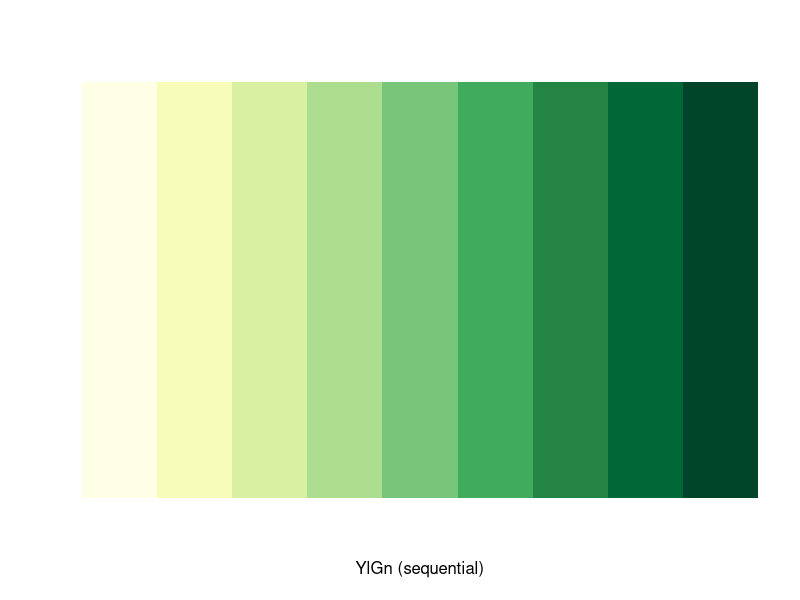
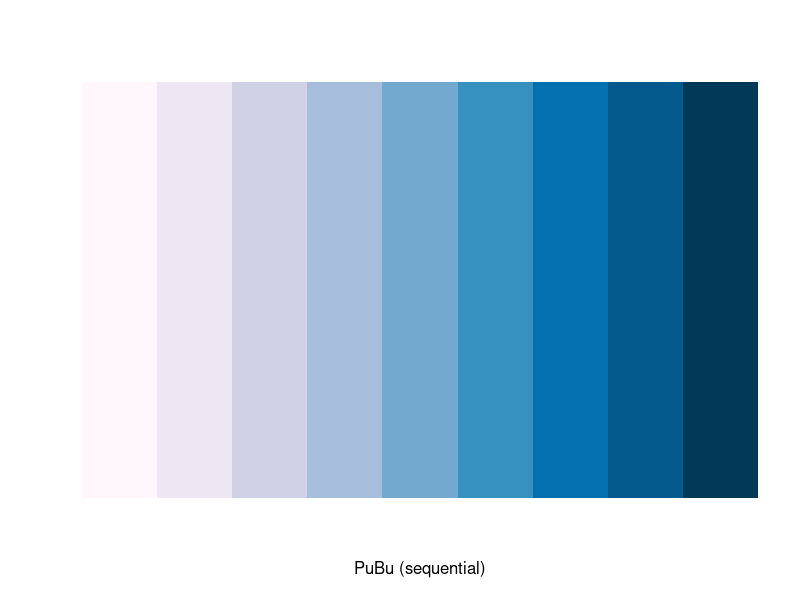

Write R code to recreate these figures, in order. (Note: this script raises an error after producing the figures.)
# Gütefunktion

library(RColorBrewer)
brewer.pal(9, "YlGn")
brewer.pal(9, "PuBu")
display.brewer.pal(9, "YlGn")
display.brewer.pal(9, "PuBu")

group.colors <- c("hurdle-QAP" = "#006837", hurdle = "#41AB5D", "poisson-QAP" = "#045A8D", poisson = "#3690C0")

#------ binDist ---------------------------------------------------------

# hurdleQap
v1 <- unlist(list.select(allpvalues_hurdleQap, xbin_dist$pgreq))
v2 <- unlist(list.select(allpvalues_hurdleQap, xbin_dist$pleeq))
p_bin_dist <- ifelse(v1 < v2, v1, v2)*2

dat <- as.data.frame(cbind("coef" = unlist(list.select(allcoefs, beta_binDist)), p_bin_dist)) 
dat$coef_cat <- cut(dat$coef, 
                    breaks =  c(-0.0032, -0.0028, -0.0024, -0.0021, -0.0019, -0.0016, -0.0013, -0.0010, -0.0007, -0.0004, -0.0002, -0.00001, 
                                0.00001, 0.0002, 0.0004, 0.0007, 0.0010, 0.0013, 0.0016, 0.0019, 0.0021, 0.0024, 0.0028, 0.0032))

dat$sig <- ifelse(dat$p_bin_dist <= 0.05, 1, 0)
dat2 <- dat %>% arrange(coef_cat) %>% group_by(coef_cat) %>%
  summarize(count_all = n(), count_sig = sum(sig == 1)) %>%
  mutate(prop = count_sig/count_all)
dat2$model <- "hurdle-QAP"

# hurdle
p_bin_dist <- unlist(list.select(allpvalues_hurdle, bin_dist))

dat <- as.data.frame(cbind("coef" = unlist(list.select(allcoefs, beta_binDist)), p_bin_dist)) 
dat$coef_cat <- cut(dat$coef, 
                    breaks =  c(-0.0032, -0.0028, -0.0024, -0.0021, -0.0019, -0.0016, -0.0013, -0.0010, -0.0007, -0.0004, -0.0002, -0.00001, 
                                0.00001, 0.0002, 0.0004, 0.0007, 0.0010, 0.0013, 0.0016, 0.0019, 0.0021, 0.0024, 0.0028, 0.0032))

dat$sig <- ifelse(dat$p_bin_dist <= 0.05, 1, 0)

dat3 <- dat %>% arrange(coef_cat) %>% group_by(coef_cat) %>%
  summarize(count_all = n(), count_sig = sum(sig == 1)) %>%
  mutate(prop = count_sig/count_all)
dat3$model <- "hurdle"

catData <- full_join(dat2, dat3)


guete_binDist <- ggplot(catData, aes(x = coef_cat, y = prop, col = model, group = model)) +
  geom_point() +
  geom_line() +
  theme_bw() +
  labs(title = bquote(beta[binDist]), x = "", y = "Fraction of significant p-values") +
  theme(axis.text.x = element_text(angle = 90, vjust = 0.5, hjust=1),
        axis.text = element_text(size = rel(1.2)),
        legend.position = "none",
        axis.title = element_text(size = rel(1.5)),
        plot.title = element_text(size = rel(1.8))) +
  geom_hline(yintercept = 0.05, lty = "dashed", col = "red", size = 1.1) +
  scale_color_manual(values = group.colors)



#------ binPub ---------------------------------------------------------

# hurdleQap
v1 <- unlist(list.select(allpvalues_hurdleQap, xbin_pub$pgreq))
v2 <- unlist(list.select(allpvalues_hurdleQap, xbin_pub$pleeq))
p_bin_pub <- ifelse(v1 < v2, v1, v2)*2


dat <- as.data.frame(cbind("coef" = unlist(list.select(allcoefs, beta_binPub)), p_bin_pub)) 
dat$coef_cat <- cut(dat$coef, 
                    breaks =  c(-0.0032, -0.0028, -0.0024, -0.0021, -0.0019, -0.0016, -0.0013, -0.0010, -0.0007, -0.0004, -0.0002, -0.00001, 
                                0.00001, 0.0002, 0.0004, 0.0007, 0.0010, 0.0013, 0.0016, 0.0019, 0.0021, 0.0024, 0.0028, 0.0032))

dat$sig <- ifelse(dat$p_bin_pub <= 0.05, 1, 0)
dat2 <- dat %>% arrange(coef_cat) %>% group_by(coef_cat) %>%
  summarize(count_all = n(), count_sig = sum(sig == 1)) %>%
  mutate(prop = count_sig/count_all)
dat2$model <- "hurdle-QAP"

# hurdle
p_bin_pub <- unlist(list.select(allpvalues_hurdle, bin_pub))

# xbin_dist
dat <- as.data.frame(cbind("coef" = unlist(list.select(allcoefs, beta_binPub)), p_bin_pub)) 
dat$coef_cat <- cut(dat$coef, 
                    breaks =  c(-0.0032, -0.0028, -0.0024, -0.0021, -0.0019, -0.0016, -0.0013, -0.0010, -0.0007, -0.0004, -0.0002, -0.00001, 
                                0.00001, 0.0002, 0.0004, 0.0007, 0.0010, 0.0013, 0.0016, 0.0019, 0.0021, 0.0024, 0.0028, 0.0032))
dat$sig <- ifelse(dat$p_bin_pub <= 0.05, 1, 0)

dat3 <- dat %>% arrange(coef_cat) %>% group_by(coef_cat) %>%
  summarize(count_all = n(), count_sig = sum(sig == 1)) %>%
  mutate(prop = count_sig/count_all)
dat3$model <- "hurdle"

catData <- full_join(dat2, dat3)


guete_binPub <- ggplot(catData, aes(x = coef_cat, y = prop, col = model, group = model)) +
  geom_point() +
  geom_line() +
  theme_bw() +
  labs(title = bquote(beta[binPub]), x = "", y = "") +
  theme(axis.text.x = element_text(angle = 90, vjust = 0.5, hjust=1),
        axis.text = element_text(size = rel(1.2)),
        legend.position = "none",
        axis.title = element_text(size = rel(1.5)),
        plot.title = element_text(size = rel(1.8))) +
  geom_hline(yintercept = 0.05, lty = "dashed", col = "red", size = 1.1) +
  scale_color_manual(values = group.colors)

#-------  poisDist   ------------------------------------

# hurdleQap
v1 <- unlist(list.select(allpvalues_hurdleQap, xpois_dist$pgreq))
v2 <- unlist(list.select(allpvalues_hurdleQap, xpois_dist$pleeq))
p_pois_dist <- ifelse(v1 < v2, v1, v2)*2

dat <- as.data.frame(cbind("coef" = unlist(list.select(allcoefs, beta_poisDist)), p_pois_dist)) 
dat$coef_cat <- cut(dat$coef, breaks =  c(-0.0032, -0.0028, -0.0024, -0.0021, -0.0019, -0.0016, -0.0013, -0.0010, -0.0007, -0.0004, -0.0002, -0.00001, 
                                          0.00001, 0.0002, 0.0004, 0.0007, 0.0010, 0.0013, 0.0016, 0.0019, 0.0021, 0.0024, 0.0028, 0.0032))
dat$sig <- ifelse(dat$p_pois_dist <= 0.05, 1, 0)

dat2 <- dat %>% arrange(coef_cat) %>% group_by(coef_cat) %>%
  summarize(count_all = n(), count_sig = sum(sig == 1)) %>%
  mutate(prop = count_sig/count_all)
dat2$model <- "hurdle-QAP"

# hurdle
p_pois_dist <- unlist(list.select(allpvalues_hurdle, pois_dist))

# xbin_dist
dat <- as.data.frame(cbind("coef" = unlist(list.select(allcoefs, beta_poisDist)), p_pois_dist)) 
dat$coef_cat <- cut(dat$coef, 
                    breaks =  c(-0.0032, -0.0028, -0.0024, -0.0021, -0.0019, -0.0016, -0.0013, -0.0010, -0.0007, -0.0004, -0.0002, -0.00001, 
                                0.00001, 0.0002, 0.0004, 0.0007, 0.0010, 0.0013, 0.0016, 0.0019, 0.0021, 0.0024, 0.0028, 0.0032))

dat$sig <- ifelse(dat$p_pois_dist <= 0.05, 1, 0)

dat3 <- dat %>% arrange(coef_cat) %>% group_by(coef_cat) %>%
  summarize(count_all = n(), count_sig = sum(sig == 1)) %>%
  mutate(prop = count_sig/count_all)
dat3$model <- "hurdle"

catData <- full_join(dat2, dat3)

# poission Qap

v1 <- unlist(list.select(allpvalues_poissonQap, x_dist$pgreq))
v2 <- unlist(list.select(allpvalues_poissonQap, x_dist$pleeq))
p_dist <- ifelse(v1 < v2, v1, v2)*2
sum(p_dist <= 0.05)/length(p_dist)

dat <- as.data.frame(cbind("coef" = unlist(list.select(allcoefs, beta_poisDist)), p_dist)) 
dat$coef_cat <- cut(dat$coef, 
                    breaks =  c(-0.0032, -0.0028, -0.0024, -0.0021, -0.0019, -0.0016, -0.0013, -0.0010, -0.0007, -0.0004, -0.0002, -0.00001, 
                                0.00001, 0.0002, 0.0004, 0.0007, 0.0010, 0.0013, 0.0016, 0.0019, 0.0021, 0.0024, 0.0028, 0.0032))
dat$sig <- ifelse(dat$p_dist <= 0.05, 1, 0)

dat2 <- dat %>% arrange(coef_cat) %>% group_by(coef_cat) %>%
  summarize(count_all = n(), count_sig = sum(sig == 1)) %>%
  mutate(prop = count_sig/count_all)
dat2$model <- "poisson-QAP"

catData <- full_join(catData, dat2)

# poisson
p_dist <- unlist(list.select(allpvalues_poisson, pois_dist))

# xpois_dist
dat <- as.data.frame(cbind("coef" = unlist(list.select(allcoefs, beta_poisDist)), p_dist)) 
dat$coef_cat <- cut(dat$coef, 
                    breaks =  c(-0.0032, -0.0028, -0.0024, -0.0021, -0.0019, -0.0016, -0.0013, -0.0010, -0.0007, -0.0004, -0.0002, -0.00001, 
                                0.00001, 0.0002, 0.0004, 0.0007, 0.0010, 0.0013, 0.0016, 0.0019, 0.0021, 0.0024, 0.0028, 0.0032))
dat$sig <- ifelse(dat$p_dist <= 0.05, 1, 0)

dat2 <- dat %>% arrange(coef_cat) %>% group_by(coef_cat) %>%
  summarize(count_all = n(), count_sig = sum(sig == 1)) %>%
  mutate(prop = count_sig/count_all)
dat2$model <- "poisson"

catData <- full_join(catData, dat2)

guete_poisDist <- ggplot(catData, aes(x = coef_cat, y = prop, col = model, group = model)) +
  geom_point() +
  geom_line() +
  theme_bw() +
  labs(title = bquote(beta[poisDist]), x = "True coefficients", y = "Fraction of significant p-values") +
  theme(axis.text.x = element_text(angle = 90, vjust = 0.5, hjust=1),
        axis.text = element_text(size = rel(1.2)),
        legend.position = "none",
        axis.title = element_text(size = rel(1.5)),
        plot.title = element_text(size = rel(1.8))) +
  geom_hline(yintercept = 0.05, lty = "dashed", col = "red", size = 1.1) +
  scale_color_manual(values = group.colors)

#-------  poisPub   ------------------------------------

# hurdleQap
v1 <- unlist(list.select(allpvalues_hurdleQap, xpois_pub$pgreq))
v2 <- unlist(list.select(allpvalues_hurdleQap, xpois_pub$pleeq))
p_pois_pub <- ifelse(v1 < v2, v1, v2)*2

dat <- as.data.frame(cbind("coef" = unlist(list.select(allcoefs, beta_poisPub)), p_pois_pub)) 
dat$coef_cat <- cut(dat$coef, breaks =  c(-0.0032, -0.0028, -0.0024, -0.0021, -0.0019, -0.0016, -0.0013, -0.0010, -0.0007, -0.0004, -0.0002, -0.00001, 
                                          0.00001, 0.0002, 0.0004, 0.0007, 0.0010, 0.0013, 0.0016, 0.0019, 0.0021, 0.0024, 0.0028, 0.0032))

dat$sig <- ifelse(dat$p_pois_pub <= 0.05, 1, 0)

dat2 <- dat %>% arrange(coef_cat) %>% group_by(coef_cat) %>%
  summarize(count_all = n(), count_sig = sum(sig == 1)) %>%
  mutate(prop = count_sig/count_all)
dat2$model <- "hurdle-QAP"

# hurdle
p_pois_pub <- unlist(list.select(allpvalues_hurdle, pois_pub))

dat <- as.data.frame(cbind("coef" = unlist(list.select(allcoefs, beta_poisPub)), p_pois_pub)) 
dat$coef_cat <- cut(dat$coef, 
                    breaks =  c(-0.0032, -0.0028, -0.0024, -0.0021, -0.0019, -0.0016, -0.0013, -0.0010, -0.0007, -0.0004, -0.0002, -0.00001, 
                                0.00001, 0.0002, 0.0004, 0.0007, 0.0010, 0.0013, 0.0016, 0.0019, 0.0021, 0.0024, 0.0028, 0.0032))

dat$sig <- ifelse(dat$p_pois_pub <= 0.05, 1, 0)

dat3 <- dat %>% arrange(coef_cat) %>% group_by(coef_cat) %>%
  summarize(count_all = n(), count_sig = sum(sig == 1)) %>%
  mutate(prop = count_sig/count_all)
dat3$model <- "hurdle"

catData <- full_join(dat2, dat3)

# poission Qap
v1 <- unlist(list.select(allpvalues_poissonQap, x_pub$pgreq))
v2 <- unlist(list.select(allpvalues_poissonQap, x_pub$pleeq))
p_pub <- ifelse(v1 < v2, v1, v2)*2

dat <- as.data.frame(cbind("coef" = unlist(list.select(allcoefs, beta_poisPub)), p_pub)) 
dat$coef_cat <- cut(dat$coef, 
                    breaks =  c(-0.0032, -0.0028, -0.0024, -0.0021, -0.0019, -0.0016, -0.0013, -0.0010, -0.0007, -0.0004, -0.0002, -0.00001, 
                                0.00001, 0.0002, 0.0004, 0.0007, 0.0010, 0.0013, 0.0016, 0.0019, 0.0021, 0.0024, 0.0028, 0.0032))
dat$sig <- ifelse(dat$p_pub <= 0.05, 1, 0)

dat2 <- dat %>% arrange(coef_cat) %>% group_by(coef_cat) %>%
  summarize(count_all = n(), count_sig = sum(sig == 1)) %>%
  mutate(prop = count_sig/count_all)
dat2$model <- "poisson-QAP"

catData <- full_join(catData, dat2)

# poisson
p_pub <- unlist(list.select(allpvalues_poisson, pois_pub))

dat <- as.data.frame(cbind("coef" = unlist(list.select(allcoefs, beta_poisPub)), p_pub)) 
dat$coef_cat <- cut(dat$coef, 
                    breaks =  c(-0.0032, -0.0028, -0.0024, -0.0021, -0.0019, -0.0016, -0.0013, -0.0010, -0.0007, -0.0004, -0.0002, -0.00001, 
                                0.00001, 0.0002, 0.0004, 0.0007, 0.0010, 0.0013, 0.0016, 0.0019, 0.0021, 0.0024, 0.0028, 0.0032))
dat$sig <- ifelse(dat$p_pub <= 0.05, 1, 0)

dat2 <- dat %>% arrange(coef_cat) %>% group_by(coef_cat) %>%
  summarize(count_all = n(), count_sig = sum(sig == 1)) %>%
  mutate(prop = count_sig/count_all)
dat2$model <- "poisson"

catData <- full_join(catData, dat2)

guete_poisPub <- ggplot(catData, aes(x = coef_cat, y = prop, col = model, group = model)) +
  geom_point() +
  geom_line() +
  labs(title = bquote(beta[poisPub]), x = "True coefficients", y = "") +
  ylim(0,1) +
  theme_bw() +
  theme(axis.text.x = element_text(angle = 90, vjust = 0.5, hjust=1),
        axis.text = element_text(size = rel(1.2)),
        legend.position = "None",
        axis.title = element_text(size = rel(1.5)),
        plot.title = element_text(size = rel(1.8))) +
  geom_hline(yintercept = 0.05, lty = "dashed", col = "red", size = 1.1) +
  scale_color_manual(values = group.colors)



#---------------- 
#Plot
p_legend <- ggplot(catData, aes(x = coef_cat, y = prop, col = model, group = model)) +
  geom_point() +
  geom_line() +
  theme_bw() +
  labs(title = bquote(beta[binDist]), x = "", y = "Fraction of significant p-values") +
  theme(axis.text.x = element_text(angle = 90, vjust = 0.5, hjust=1),
        axis.text = element_text(size = rel(1.2)),
        legend.text = element_text(size = rel(1)),
        legend.title = element_text(size = rel(1.5)),
        axis.title = element_text(size = rel(1.5)),
        plot.title = element_text(size = rel(1.8))) +
  geom_hline(yintercept = 0.05, lty = "dashed", col = "red", size = 1.1) +
  scale_color_manual(values = group.colors)


legend_b <- get_legend(p_legend)
plot_guete <- grid.arrange(guete_binDist, guete_binPub, guete_poisDist, guete_poisPub, ncol = 2,
                           top = textGrob("stimated power function for model estimates, n = 50", gp = gpar(fontsize = 20)))

p_combined <- plot_grid(plot_guete, legend_b, ncol = 2, rel_widths = c(1, .2))

pdf("Plots/plot_guete_combined_n50.pdf", width = 15, height = 13)
grid.draw(p_combined) 
dev.off()

#____________________________________________________________
#____________________________________________________________
# Hurdle-Qap -----------
# binDist

# hurdleQap
v1 <- unlist(list.select(allpvalues_hurdleQap, xbin_dist$pgreq))
v2 <- unlist(list.select(allpvalues_hurdleQap, xbin_dist$pleeq))
p_bin_dist <- ifelse(v1 < v2, v1, v2)*2

dat <- as.data.frame(cbind("coef" = unlist(list.select(allcoefs, beta_binDist)), p_bin_dist)) 
dat$coef_cat <- cut(dat$coef, 
                    breaks =  c(-0.0032, -0.0028, -0.0024, -0.0021, -0.0019, -0.0016, -0.0013, -0.0010, -0.0007, -0.0004, -0.0002, -0.00001, 
                                0.00001, 0.0002, 0.0004, 0.0007, 0.0010, 0.0013, 0.0016, 0.0019, 0.0021, 0.0024, 0.0028, 0.0032))

dat$sig <- ifelse(dat$p_bin_dist <= 0.05, 1, 0)
dat2 <- dat %>% arrange(coef_cat) %>% group_by(coef_cat) %>%
  summarize(count_all = n(), count_sig = sum(sig == 1)) %>%
  mutate(prop = count_sig/count_all)
dat2$model <- "hurdle-QAP"

guete_binDist <- ggplot(dat2, aes(x = coef_cat, y = prop, group = model)) +
  geom_point(col = "#006837") +
  geom_line(col = "#006837") +
  labs(title = bquote(beta[binDist]), x = "", y = "Fraction of significant p-values") +
  ylim(0,1) +
  theme_bw() +
  theme(axis.text.x = element_text(angle = 90, vjust = 0.5, hjust=1),
        axis.text = element_text(size = rel(1.2)),
         legend.position = "None",
        axis.title = element_text(size = rel(1.5)),
        plot.title = element_text(size = rel(1.8))) +
  geom_hline(yintercept = 0.05, lty = "dashed", col = "red", size = 1.1) 


#------ binPub 

# hurdleQap
v1 <- unlist(list.select(allpvalues_hurdleQap, xbin_pub$pgreq))
v2 <- unlist(list.select(allpvalues_hurdleQap, xbin_pub$pleeq))
p_bin_pub <- ifelse(v1 < v2, v1, v2)*2


dat <- as.data.frame(cbind("coef" = unlist(list.select(allcoefs, beta_binPub)), p_bin_pub)) 
dat$coef_cat <- cut(dat$coef, 
                    breaks =  c(-0.0032, -0.0028, -0.0024, -0.0021, -0.0019, -0.0016, -0.0013, -0.0010, -0.0007, -0.0004, -0.0002, -0.00001, 
                                0.00001, 0.0002, 0.0004, 0.0007, 0.0010, 0.0013, 0.0016, 0.0019, 0.0021, 0.0024, 0.0028, 0.0032))

dat$sig <- ifelse(dat$p_bin_pub <= 0.05, 1, 0)
dat2 <- dat %>% arrange(coef_cat) %>% group_by(coef_cat) %>%
  summarize(count_all = n(), count_sig = sum(sig == 1)) %>%
  mutate(prop = count_sig/count_all)
dat2$model <- "hurdle-QAP"

guete_binPub <- ggplot(dat2, aes(x = coef_cat, y = prop, group = model)) +
  geom_point(col = "#006837") +
  geom_line(col = "#006837") +
  labs(title = bquote(beta[binPub]), x = "", y = "") +
  ylim(0,1) +
  theme_bw() +
  theme(axis.text.x = element_text(angle = 90, vjust = 0.5, hjust=1),
        axis.text = element_text(size = rel(1.2)),
        legend.position = "None",
        axis.title = element_text(size = rel(1.5)),
        plot.title = element_text(size = rel(1.8))) +
  geom_hline(yintercept = 0.05, lty = "dashed", col = "red", size = 1.1) 

#-------  poisDist

# hurdleQap
v1 <- unlist(list.select(allpvalues_hurdleQap, xpois_dist$pgreq))
v2 <- unlist(list.select(allpvalues_hurdleQap, xpois_dist$pleeq))
p_pois_dist <- ifelse(v1 < v2, v1, v2)*2

dat <- as.data.frame(cbind("coef" = unlist(list.select(allcoefs, beta_poisDist)), p_pois_dist)) 
dat$coef_cat <- cut(dat$coef, breaks =  c(-0.0032, -0.0028, -0.0024, -0.0021, -0.0019, -0.0016, -0.0013, -0.0010, -0.0007, -0.0004, -0.0002, -0.00001, 
                                          0.00001, 0.0002, 0.0004, 0.0007, 0.0010, 0.0013, 0.0016, 0.0019, 0.0021, 0.0024, 0.0028, 0.0032))
dat$sig <- ifelse(dat$p_pois_dist <= 0.05, 1, 0)

dat2 <- dat %>% arrange(coef_cat) %>% group_by(coef_cat) %>%
  summarize(count_all = n(), count_sig = sum(sig == 1)) %>%
  mutate(prop = count_sig/count_all)
dat2$model <- "hurdle-QAP"

guete_poisDist <- ggplot(dat2, aes(x = coef_cat, y = prop, group = model)) +
  geom_point(col = "#006837") +
  geom_line(col = "#006837") +
  labs(title = bquote(beta[poisDist]), x = "True coefficients", y = "Fraction of significant p-values") +
  ylim(0,1) +
  theme_bw() +
  theme(axis.text.x = element_text(angle = 90, vjust = 0.5, hjust=1),
        axis.text = element_text(size = rel(1.2)),
        legend.position = "None",
        axis.title = element_text(size = rel(1.5)),
        plot.title = element_text(size = rel(1.8))) +
  geom_hline(yintercept = 0.05, lty = "dashed", col = "red", size = 1.1) 


#-------  poisPub

# hurdleQap
v1 <- unlist(list.select(allpvalues_hurdleQap, xpois_pub$pgreq))
v2 <- unlist(list.select(allpvalues_hurdleQap, xpois_pub$pleeq))
p_pois_pub <- ifelse(v1 < v2, v1, v2)*2

dat <- as.data.frame(cbind("coef" = unlist(list.select(allcoefs, beta_poisPub)), p_pois_pub)) 
dat$coef_cat <- cut(dat$coef, breaks =  c(-0.0032, -0.0028, -0.0024, -0.0021, -0.0019, -0.0016, -0.0013, -0.0010, -0.0007, -0.0004, -0.0002, -0.00001, 
                                          0.00001, 0.0002, 0.0004, 0.0007, 0.0010, 0.0013, 0.0016, 0.0019, 0.0021, 0.0024, 0.0028, 0.0032))

dat$sig <- ifelse(dat$p_pois_pub <= 0.05, 1, 0)

dat2 <- dat %>% arrange(coef_cat) %>% group_by(coef_cat) %>%
  summarize(count_all = n(), count_sig = sum(sig == 1)) %>%
  mutate(prop = count_sig/count_all)
dat2$model <- "hurdle-QAP"

guete_poisPub <- ggplot(dat2, aes(x = coef_cat, y = prop, group = model)) +
  geom_point(col = "#006837") +
  geom_line(col = "#006837") +
  labs(title = bquote(beta[poisPub]), x = "True coefficients", y = "") +
  ylim(0,1) +
  theme_bw() +
  theme(axis.text.x = element_text(angle = 90, vjust = 0.5, hjust=1),
        axis.text = element_text(size = rel(1.2)),
        legend.position = "None",
        axis.title = element_text(size = rel(1.5)),
        plot.title = element_text(size = rel(1.8))) +
  geom_hline(yintercept = 0.05, lty = "dashed", col = "red", size = 1.1)


pdf("Plots/Guetefkt_hurdleQap_n50.pdf", width = 15, height = 13)
plot_guete <- grid.arrange(guete_binDist, guete_binPub, guete_poisDist, guete_poisPub, ncol = 2,
                          top = textGrob("Estimated power function for hurdle-QAP estimates, n = 50", gp = gpar(fontsize = 20)))
grid.draw(plot_guete) 
dev.off()




